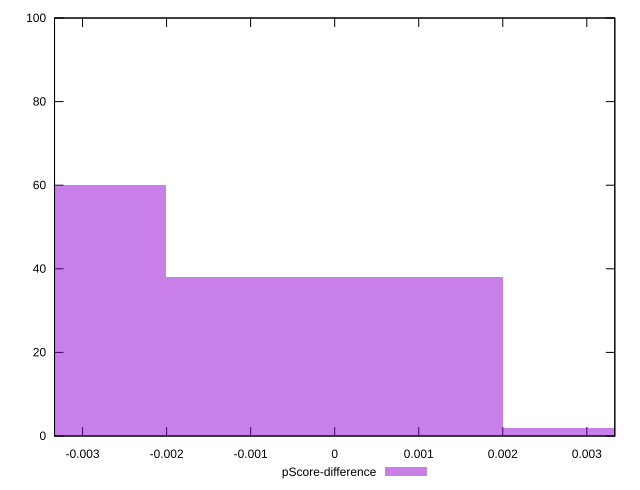

Here is the gnuplot script that generated this plot:
reset

$pScoreDifference <<EOF
-0.004007149475247358 60
0 38
0.004007149475247358 2
EOF

set key outside below
set boxwidth 0.004007149475247358
set xrange [-0.0033333333333334103:0.0033333333333334103]
set yrange [0:100]
set trange [0:100]
set style fill transparent solid 0.5 noborder
set terminal svg size 640, 490 enhanced background rgb 'white'
set output "reports/report_00033_2021-03-01T14-23-16.841Z/unused-css-rules/samples/astro/pScore-difference/histogram.svg"

plot $pScoreDifference title "pScore-difference" with boxes

reset
